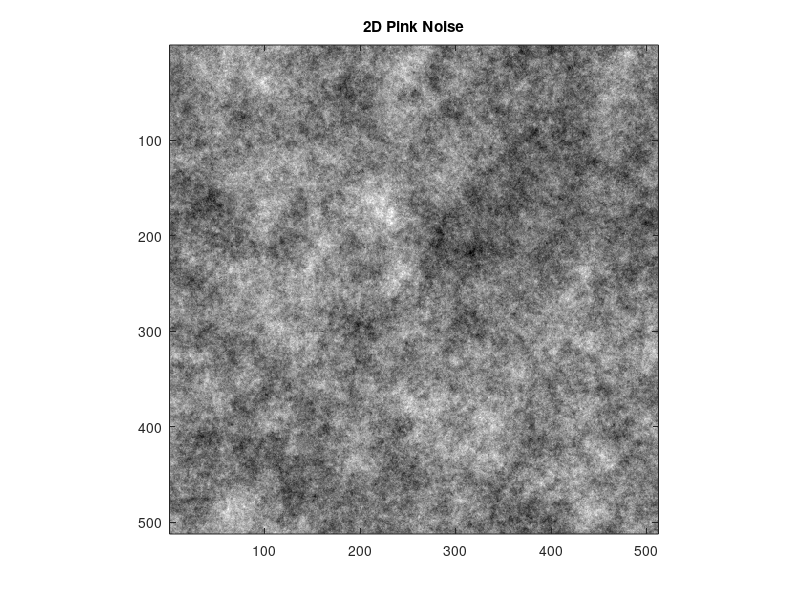

Recreate this plot in MATLAB. (Note: this script raises an error after producing the figure.)
%% Step 1: Generate 2D Pink Noise
N = 512;  % Image size
[x, y] = meshgrid(1:N, 1:N);
cx = ceil(N/2); cy = ceil(N/2);
f = sqrt((x-cx).^2 + (y-cy).^2);
f(cx,cy) = 1;  % Avoid division by zero at DC

whiteNoise = randn(N);
spectrum = fftshift(fft2(whiteNoise)) ./ f;
pinkImg = real(ifft2(ifftshift(spectrum)));
pinkImg = (pinkImg - min(pinkImg(:))) / (max(pinkImg(:)) - min(pinkImg(:)));  % Normalize [0,1]

figure; imagesc(pinkImg); colormap gray; axis image; title('2D Pink Noise');

%% Step 2: Sample Random Patches
patchSize = [16, 16];
numTrials = 100;
patches = zeros(numTrials, patchSize(1) * patchSize(2));

for i = 1:numTrials
    x = randi(N - patchSize(1) + 1);
    y = randi(N - patchSize(2) + 1);
    patch = pinkImg(x:x+patchSize(1)-1, y:y+patchSize(2)-1);
    patches(i, :) = patch(:)';
end

%% Step 3: Simulate Responses (Mean, Raw Second Moment, Combo)
patchMeans = mean(patches, 2);
patchSecondMoment = mean(patches.^2, 2);
sec_scale = 5;

spikeCounts_mean = patchMeans;
spikeCounts_secondMoment = patchSecondMoment;
spikeCounts_combo = patchMeans + sec_scale*patchSecondMoment;

%% Step 4: Bin Each Patch into Histograms
nbins = 10;
binEdges = linspace(0, 1, nbins + 1);
binCenters = (binEdges(1:end-1) + binEdges(2:end)) / 2;

stimHist = zeros(numTrials, nbins);
for i = 1:numTrials
    stimHist(i,:) = histcounts(patches(i,:), binEdges, 'Normalization', 'probability');
end

%% Step 5: Run Ridge Regression for Each Response Type
lambda_value = 0;  % Linear regression (set [] for auto ridge)

% Mean-driven response
fprintf('\n--- Mean Response ---\n');
[weights_mean, r2_mean, lambda_used_mean] = manualRidgeRegressionCustom(stimHist, spikeCounts_mean, binCenters, true, lambda_value);

% Second Moment-driven response
fprintf('\n--- Second Moment Response ---\n');
[weights_second, r2_second, lambda_used_second] = manualRidgeRegressionCustom(stimHist, spikeCounts_secondMoment, binCenters, true, lambda_value);

% Combined Mean + Second Moment response
fprintf('\n--- Combo (Mean + Second Moment) Response ---\n');
[weights_combo, r2_combo, lambda_used_combo] = manualRidgeRegressionCustom(stimHist, spikeCounts_combo, binCenters, true, lambda_value);


%%
% Estimate sec_scale using least squares fitting
% weights_combo ≈ weights_mean + sec_scale * weights_second

% Reshape vectors to ensure compatibility
w_combo = weights_combo(:);
w_mean = weights_mean(:);
w_second = weights_second(:);

% Solve for sec_scale using linear regression:
% w_combo - w_mean ≈ sec_scale * w_second

delta_w = w_combo - w_mean;

% Solve sec_scale = (w_second' * delta_w) / (w_second' * w_second)
sec_scale_estimated = (w_second' * delta_w) / (w_second' * w_second);

fprintf('Estimated sec_scale: %.4f\n', sec_scale_estimated);

% Optional: check fit quality
weights_combo_estimated = weights_mean + sec_scale_estimated * weights_second;
combo_fit_error = norm(weights_combo - weights_combo_estimated);

fprintf('Fit Error (||weights_combo - estimated||): %.6f\n', combo_fit_error);

% Visualize comparison
figure;
plot(w_combo, 'k-o', 'LineWidth', 1.5); hold on;
plot(weights_combo_estimated, 'r--', 'LineWidth', 1.5);
legend('Original Combo Weights', 'Recovered Combo Weights');
xlabel('Bin Index');
ylabel('Weight Value');
title(sprintf('Recovered sec\\_scale = %.4f', sec_scale_estimated));
grid on;